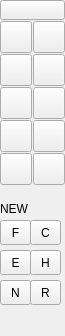
<?xml version="1.0" encoding="UTF-8"?>
<ui version="4.0">
 <class>QG_CadToolBarCircles</class>
 <widget class="QWidget" name="QG_CadToolBarCircles">
  <property name="geometry">
   <rect>
    <x>0</x>
    <y>0</y>
    <width>65</width>
    <height>336</height>
   </rect>
  </property>
  <property name="sizePolicy">
   <sizepolicy hsizetype="Fixed" vsizetype="Minimum">
    <horstretch>0</horstretch>
    <verstretch>0</verstretch>
   </sizepolicy>
  </property>
  <property name="minimumSize">
   <size>
    <width>65</width>
    <height>336</height>
   </size>
  </property>
  <property name="windowTitle">
   <string>Circles</string>
  </property>
  <widget class="QToolButton" name="bBack">
   <property name="geometry">
    <rect>
     <x>0</x>
     <y>0</y>
     <width>65</width>
     <height>20</height>
    </rect>
   </property>
   <property name="maximumSize">
    <size>
     <width>65</width>
     <height>20</height>
    </size>
   </property>
   <property name="toolTip">
    <string>Back to main menu</string>
   </property>
   <property name="text">
    <string/>
   </property>
   <property name="icon">
    <iconset resource="../../../res/extui/extui.qrc">
     <normaloff>:/extui/back.png</normaloff>:/extui/back.png</iconset>
   </property>
   <property name="iconSize">
    <size>
     <width>65</width>
     <height>20</height>
    </size>
   </property>
  </widget>
  <widget class="QToolButton" name="bCircle">
   <property name="geometry">
    <rect>
     <x>0</x>
     <y>21</y>
     <width>32</width>
     <height>32</height>
    </rect>
   </property>
   <property name="maximumSize">
    <size>
     <width>32</width>
     <height>32</height>
    </size>
   </property>
   <property name="toolTip">
    <string>Circle with center and point</string>
   </property>
   <property name="text">
    <string/>
   </property>
   <property name="icon">
    <iconset resource="../../../res/extui/extui.qrc">
     <normaloff>:/extui/circles.png</normaloff>:/extui/circles.png</iconset>
   </property>
   <property name="iconSize">
    <size>
     <width>32</width>
     <height>32</height>
    </size>
   </property>
   <property name="checkable">
    <bool>true</bool>
   </property>
   <property name="autoExclusive">
    <bool>true</bool>
   </property>
  </widget>
  <widget class="QToolButton" name="bCircleCR">
   <property name="geometry">
    <rect>
     <x>33</x>
     <y>21</y>
     <width>32</width>
     <height>32</height>
    </rect>
   </property>
   <property name="maximumSize">
    <size>
     <width>32</width>
     <height>32</height>
    </size>
   </property>
   <property name="toolTip">
    <string>Circle with center and radius</string>
   </property>
   <property name="text">
    <string/>
   </property>
   <property name="icon">
    <iconset resource="../../../res/extui/extui.qrc">
     <normaloff>:/extui/circlescr.png</normaloff>:/extui/circlescr.png</iconset>
   </property>
   <property name="iconSize">
    <size>
     <width>32</width>
     <height>32</height>
    </size>
   </property>
   <property name="checkable">
    <bool>true</bool>
   </property>
   <property name="autoExclusive">
    <bool>true</bool>
   </property>
  </widget>
  <widget class="QToolButton" name="bCircle2P">
   <property name="geometry">
    <rect>
     <x>0</x>
     <y>54</y>
     <width>32</width>
     <height>32</height>
    </rect>
   </property>
   <property name="maximumSize">
    <size>
     <width>32</width>
     <height>32</height>
    </size>
   </property>
   <property name="toolTip">
    <string>Circle with two opposite points</string>
   </property>
   <property name="text">
    <string/>
   </property>
   <property name="icon">
    <iconset resource="../../../res/extui/extui.qrc">
     <normaloff>:/extui/circles2p.png</normaloff>:/extui/circles2p.png</iconset>
   </property>
   <property name="iconSize">
    <size>
     <width>32</width>
     <height>32</height>
    </size>
   </property>
   <property name="checkable">
    <bool>true</bool>
   </property>
   <property name="autoExclusive">
    <bool>true</bool>
   </property>
  </widget>
  <widget class="QToolButton" name="bCircle3P">
   <property name="geometry">
    <rect>
     <x>33</x>
     <y>54</y>
     <width>32</width>
     <height>32</height>
    </rect>
   </property>
   <property name="maximumSize">
    <size>
     <width>32</width>
     <height>32</height>
    </size>
   </property>
   <property name="toolTip">
    <string>Circle with three points</string>
   </property>
   <property name="text">
    <string/>
   </property>
   <property name="icon">
    <iconset resource="../../../res/extui/extui.qrc">
     <normaloff>:/extui/circles3p.png</normaloff>:/extui/circles3p.png</iconset>
   </property>
   <property name="iconSize">
    <size>
     <width>32</width>
     <height>32</height>
    </size>
   </property>
   <property name="checkable">
    <bool>true</bool>
   </property>
   <property name="autoExclusive">
    <bool>true</bool>
   </property>
  </widget>
  <widget class="QToolButton" name="bCircleParallel">
   <property name="geometry">
    <rect>
     <x>0</x>
     <y>87</y>
     <width>32</width>
     <height>32</height>
    </rect>
   </property>
   <property name="maximumSize">
    <size>
     <width>32</width>
     <height>32</height>
    </size>
   </property>
   <property name="toolTip">
    <string>Concentric</string>
   </property>
   <property name="text">
    <string/>
   </property>
   <property name="icon">
    <iconset resource="../../../res/extui/extui.qrc">
     <normaloff>:/extui/circlespara.png</normaloff>:/extui/circlespara.png</iconset>
   </property>
   <property name="iconSize">
    <size>
     <width>32</width>
     <height>32</height>
    </size>
   </property>
   <property name="checkable">
    <bool>true</bool>
   </property>
   <property name="autoExclusive">
    <bool>true</bool>
   </property>
  </widget>
  <widget class="QToolButton" name="bHidden">
   <property name="geometry">
    <rect>
     <x>0</x>
     <y>336</y>
     <width>0</width>
     <height>0</height>
    </rect>
   </property>
   <property name="maximumSize">
    <size>
     <width>0</width>
     <height>0</height>
    </size>
   </property>
   <property name="toolTip">
    <string>Concentric</string>
   </property>
   <property name="text">
    <string notr="true"/>
   </property>
   <property name="iconSize">
    <size>
     <width>0</width>
     <height>0</height>
    </size>
   </property>
   <property name="checkable">
    <bool>true</bool>
   </property>
   <property name="autoExclusive">
    <bool>true</bool>
   </property>
  </widget>
  <widget class="QToolButton" name="bCircleInscribe">
   <property name="geometry">
    <rect>
     <x>33</x>
     <y>87</y>
     <width>32</width>
     <height>32</height>
    </rect>
   </property>
   <property name="maximumSize">
    <size>
     <width>32</width>
     <height>32</height>
    </size>
   </property>
   <property name="toolTip">
    <string>&lt;!DOCTYPE HTML PUBLIC &quot;-//W3C//DTD HTML 4.0//EN&quot; &quot;http://www.w3.org/TR/REC-html40/strict.dtd&quot;&gt;
&lt;html&gt;&lt;head&gt;&lt;meta name=&quot;qrichtext&quot; content=&quot;1&quot; /&gt;&lt;style type=&quot;text/css&quot;&gt;
p, li { white-space: pre-wrap; }
&lt;/style&gt;&lt;/head&gt;&lt;body style=&quot; font-family:'Sans Serif'; font-size:9pt; font-weight:400; font-style:normal;&quot;&gt;
&lt;p style=&quot; margin-top:0px; margin-bottom:0px; margin-left:0px; margin-right:0px; -qt-block-indent:0; text-indent:0px;&quot;&gt;Draw Circle inscribed in a triangle, &lt;span style=&quot; font-style:italic;&quot;&gt;i.e.&lt;/span&gt;, tangential to 3 lines&lt;/p&gt;&lt;/body&gt;&lt;/html&gt;</string>
   </property>
   <property name="text">
    <string/>
   </property>
   <property name="icon">
    <iconset resource="../../../res/extui/extui.qrc">
     <normaloff>:/extui/circleinscribe.png</normaloff>:/extui/circleinscribe.png</iconset>
   </property>
   <property name="iconSize">
    <size>
     <width>32</width>
     <height>32</height>
    </size>
   </property>
   <property name="checkable">
    <bool>true</bool>
   </property>
   <property name="autoExclusive">
    <bool>true</bool>
   </property>
  </widget>
  <widget class="QToolButton" name="bCircleTan2">
   <property name="geometry">
    <rect>
     <x>0</x>
     <y>120</y>
     <width>32</width>
     <height>32</height>
    </rect>
   </property>
   <property name="maximumSize">
    <size>
     <width>32</width>
     <height>32</height>
    </size>
   </property>
   <property name="toolTip">
    <string>&lt;!DOCTYPE HTML PUBLIC &quot;-//W3C//DTD HTML 4.0//EN&quot; &quot;http://www.w3.org/TR/REC-html40/strict.dtd&quot;&gt;
&lt;html&gt;&lt;head&gt;&lt;meta name=&quot;qrichtext&quot; content=&quot;1&quot; /&gt;&lt;style type=&quot;text/css&quot;&gt;
p, li { white-space: pre-wrap; }
&lt;/style&gt;&lt;/head&gt;&lt;body style=&quot; font-family:'Sans'; font-size:9pt; font-weight:400; font-style:normal;&quot;&gt;
&lt;p style=&quot; margin-top:0px; margin-bottom:0px; margin-left:0px; margin-right:0px; -qt-block-indent:0; text-indent:0px;&quot;&gt;&lt;span style=&quot; font-family:'Sans Serif';&quot;&gt;Draw a tangential Circle of two circles, given the radius&lt;/span&gt;&lt;/p&gt;&lt;/body&gt;&lt;/html&gt;</string>
   </property>
   <property name="text">
    <string/>
   </property>
   <property name="icon">
    <iconset resource="../../../res/extui/extui.qrc">
     <normaloff>:/extui/circletan2.png</normaloff>:/extui/circletan2.png</iconset>
   </property>
   <property name="iconSize">
    <size>
     <width>32</width>
     <height>32</height>
    </size>
   </property>
   <property name="checkable">
    <bool>true</bool>
   </property>
   <property name="autoExclusive">
    <bool>true</bool>
   </property>
  </widget>
  <widget class="QToolButton" name="bCircleTan3">
   <property name="geometry">
    <rect>
     <x>33</x>
     <y>153</y>
     <width>32</width>
     <height>32</height>
    </rect>
   </property>
   <property name="maximumSize">
    <size>
     <width>32</width>
     <height>32</height>
    </size>
   </property>
   <property name="toolTip">
    <string>&lt;!DOCTYPE HTML PUBLIC &quot;-//W3C//DTD HTML 4.0//EN&quot; &quot;http://www.w3.org/TR/REC-html40/strict.dtd&quot;&gt;
&lt;html&gt;&lt;head&gt;&lt;meta name=&quot;qrichtext&quot; content=&quot;1&quot; /&gt;&lt;style type=&quot;text/css&quot;&gt;
p, li { white-space: pre-wrap; }
&lt;/style&gt;&lt;/head&gt;&lt;body style=&quot; font-family:'Sans'; font-size:9pt; font-weight:400; font-style:normal;&quot;&gt;
&lt;p style=&quot; margin-top:0px; margin-bottom:0px; margin-left:0px; margin-right:0px; -qt-block-indent:0; text-indent:0px;&quot;&gt;&lt;span style=&quot; font-family:'Sans Serif';&quot;&gt;Draw a tangential Circle of three circles&lt;/span&gt;&lt;/p&gt;&lt;/body&gt;&lt;/html&gt;</string>
   </property>
   <property name="text">
    <string/>
   </property>
   <property name="icon">
    <iconset resource="../../../res/extui/extui.qrc">
     <normaloff>:/extui/circletan3.png</normaloff>:/extui/circletan3.png</iconset>
   </property>
   <property name="iconSize">
    <size>
     <width>32</width>
     <height>32</height>
    </size>
   </property>
   <property name="checkable">
    <bool>true</bool>
   </property>
   <property name="autoExclusive">
    <bool>true</bool>
   </property>
  </widget>
  <widget class="QToolButton" name="bCircleTan1_2P">
   <property name="geometry">
    <rect>
     <x>0</x>
     <y>153</y>
     <width>32</width>
     <height>32</height>
    </rect>
   </property>
   <property name="maximumSize">
    <size>
     <width>32</width>
     <height>32</height>
    </size>
   </property>
   <property name="toolTip">
    <string>&lt;!DOCTYPE HTML PUBLIC &quot;-//W3C//DTD HTML 4.0//EN&quot; &quot;http://www.w3.org/TR/REC-html40/strict.dtd&quot;&gt;
&lt;html&gt;&lt;head&gt;&lt;meta name=&quot;qrichtext&quot; content=&quot;1&quot; /&gt;&lt;style type=&quot;text/css&quot;&gt;
p, li { white-space: pre-wrap; }
&lt;/style&gt;&lt;/head&gt;&lt;body style=&quot; font-family:'Sans'; font-size:9pt; font-weight:400; font-style:normal;&quot;&gt;
&lt;p style=&quot; margin-top:0px; margin-bottom:0px; margin-left:0px; margin-right:0px; -qt-block-indent:0; text-indent:0px;&quot;&gt;&lt;span style=&quot; font-family:'Sans Serif';&quot;&gt;Draw a tangential Circle of a circle, passing two given points&lt;/span&gt;&lt;/p&gt;&lt;/body&gt;&lt;/html&gt;</string>
   </property>
   <property name="text">
    <string/>
   </property>
   <property name="icon">
    <iconset resource="../../../res/extui/extui.qrc">
     <normaloff>:/extui/circletan1_2p.png</normaloff>:/extui/circletan1_2p.png</iconset>
   </property>
   <property name="iconSize">
    <size>
     <width>32</width>
     <height>32</height>
    </size>
   </property>
   <property name="checkable">
    <bool>true</bool>
   </property>
   <property name="autoExclusive">
    <bool>true</bool>
   </property>
  </widget>
  <widget class="QToolButton" name="bCircleTan2_1P">
   <property name="geometry">
    <rect>
     <x>33</x>
     <y>120</y>
     <width>32</width>
     <height>32</height>
    </rect>
   </property>
   <property name="maximumSize">
    <size>
     <width>32</width>
     <height>32</height>
    </size>
   </property>
   <property name="toolTip">
    <string>&lt;!DOCTYPE HTML PUBLIC &quot;-//W3C//DTD HTML 4.0//EN&quot; &quot;http://www.w3.org/TR/REC-html40/strict.dtd&quot;&gt;
&lt;html&gt;&lt;head&gt;&lt;meta name=&quot;qrichtext&quot; content=&quot;1&quot; /&gt;&lt;style type=&quot;text/css&quot;&gt;
p, li { white-space: pre-wrap; }
&lt;/style&gt;&lt;/head&gt;&lt;body style=&quot; font-family:'Sans'; font-size:9pt; font-weight:400; font-style:normal;&quot;&gt;
&lt;p style=&quot; margin-top:0px; margin-bottom:0px; margin-left:0px; margin-right:0px; -qt-block-indent:0; text-indent:0px;&quot;&gt;&lt;span style=&quot; font-family:'Sans Serif';&quot;&gt;Draw a tangential Circle of two circles, passing a given point&lt;/span&gt;&lt;/p&gt;&lt;/body&gt;&lt;/html&gt;</string>
   </property>
   <property name="text">
    <string/>
   </property>
   <property name="icon">
    <iconset resource="../../../res/extui/extui.qrc">
     <normaloff>:/extui/circletan2_1p.png</normaloff>:/extui/circletan2_1p.png</iconset>
   </property>
   <property name="iconSize">
    <size>
     <width>32</width>
     <height>32</height>
    </size>
   </property>
   <property name="checkable">
    <bool>true</bool>
   </property>
   <property name="autoExclusive">
    <bool>true</bool>
   </property>
  </widget>
  <widget class="QToolButton" name="bFlower">
   <property name="geometry">
    <rect>
     <x>0</x>
     <y>220</y>
     <width>31</width>
     <height>25</height>
    </rect>
   </property>
   <property name="maximumSize">
    <size>
     <width>32</width>
     <height>32</height>
    </size>
   </property>
   <property name="toolTip">
    <string>Flowers</string>
   </property>
   <property name="text">
    <string>F</string>
   </property>
   <property name="checkable">
    <bool>true</bool>
   </property>
   <property name="autoExclusive">
    <bool>true</bool>
   </property>
  </widget>
  <widget class="QToolButton" name="bCardiod">
   <property name="geometry">
    <rect>
     <x>30</x>
     <y>220</y>
     <width>31</width>
     <height>25</height>
    </rect>
   </property>
   <property name="maximumSize">
    <size>
     <width>32</width>
     <height>32</height>
    </size>
   </property>
   <property name="toolTip">
    <string>Draw Cardiod</string>
   </property>
   <property name="text">
    <string>C</string>
   </property>
   <property name="iconSize">
    <size>
     <width>32</width>
     <height>32</height>
    </size>
   </property>
   <property name="checkable">
    <bool>true</bool>
   </property>
   <property name="autoExclusive">
    <bool>true</bool>
   </property>
  </widget>
  <widget class="QToolButton" name="bEpicycloid">
   <property name="geometry">
    <rect>
     <x>0</x>
     <y>250</y>
     <width>31</width>
     <height>25</height>
    </rect>
   </property>
   <property name="maximumSize">
    <size>
     <width>32</width>
     <height>32</height>
    </size>
   </property>
   <property name="text">
    <string>E</string>
   </property>
   <property name="iconSize">
    <size>
     <width>32</width>
     <height>32</height>
    </size>
   </property>
   <property name="checkable">
    <bool>true</bool>
   </property>
   <property name="autoExclusive">
    <bool>true</bool>
   </property>
  </widget>
  <widget class="QToolButton" name="bHypocycloid">
   <property name="geometry">
    <rect>
     <x>30</x>
     <y>250</y>
     <width>31</width>
     <height>25</height>
    </rect>
   </property>
   <property name="maximumSize">
    <size>
     <width>32</width>
     <height>32</height>
    </size>
   </property>
   <property name="toolTip">
    <string>Draw Hypocycloid</string>
   </property>
   <property name="text">
    <string>H</string>
   </property>
   <property name="iconSize">
    <size>
     <width>32</width>
     <height>32</height>
    </size>
   </property>
   <property name="checkable">
    <bool>true</bool>
   </property>
   <property name="autoExclusive">
    <bool>true</bool>
   </property>
  </widget>
  <widget class="QToolButton" name="bNephroid">
   <property name="geometry">
    <rect>
     <x>0</x>
     <y>280</y>
     <width>31</width>
     <height>25</height>
    </rect>
   </property>
   <property name="maximumSize">
    <size>
     <width>32</width>
     <height>32</height>
    </size>
   </property>
   <property name="toolTip">
    <string>Draw Nephroid</string>
   </property>
   <property name="text">
    <string>N</string>
   </property>
   <property name="iconSize">
    <size>
     <width>32</width>
     <height>32</height>
    </size>
   </property>
   <property name="checkable">
    <bool>true</bool>
   </property>
   <property name="autoExclusive">
    <bool>true</bool>
   </property>
  </widget>
  <widget class="QLabel" name="label">
   <property name="geometry">
    <rect>
     <x>0</x>
     <y>200</y>
     <width>66</width>
     <height>17</height>
    </rect>
   </property>
   <property name="text">
    <string>NEW</string>
   </property>
  </widget>
  <widget class="QToolButton" name="bRoom">
   <property name="geometry">
    <rect>
     <x>30</x>
     <y>280</y>
     <width>31</width>
     <height>25</height>
    </rect>
   </property>
   <property name="maximumSize">
    <size>
     <width>32</width>
     <height>32</height>
    </size>
   </property>
   <property name="text">
    <string>R</string>
   </property>
   <property name="checkable">
    <bool>true</bool>
   </property>
   <property name="autoExclusive">
    <bool>true</bool>
   </property>
  </widget>
 </widget>
 <layoutdefault spacing="6" margin="11"/>
 <tabstops>
  <tabstop>bBack</tabstop>
  <tabstop>bCircle</tabstop>
  <tabstop>bCircleCR</tabstop>
  <tabstop>bCircle2P</tabstop>
  <tabstop>bCircle3P</tabstop>
  <tabstop>bCircleParallel</tabstop>
  <tabstop>bCardiod</tabstop>
  <tabstop>bEpicycloid</tabstop>
  <tabstop>bHypocycloid</tabstop>
  <tabstop>bNephroid</tabstop>
  <tabstop>bRoom</tabstop>
 </tabstops>
 <resources>
  <include location="../../../res/extui/extui.qrc"/>
 </resources>
 <connections>
  <connection>
   <sender>bCircle</sender>
   <signal>clicked()</signal>
   <receiver>QG_CadToolBarCircles</receiver>
   <slot>drawCircle()</slot>
   <hints>
    <hint type="sourcelabel">
     <x>20</x>
     <y>20</y>
    </hint>
    <hint type="destinationlabel">
     <x>20</x>
     <y>20</y>
    </hint>
   </hints>
  </connection>
  <connection>
   <sender>bCircleCR</sender>
   <signal>clicked()</signal>
   <receiver>QG_CadToolBarCircles</receiver>
   <slot>drawCircleCR()</slot>
   <hints>
    <hint type="sourcelabel">
     <x>53</x>
     <y>40</y>
    </hint>
    <hint type="destinationlabel">
     <x>20</x>
     <y>20</y>
    </hint>
   </hints>
  </connection>
  <connection>
   <sender>bCircle2P</sender>
   <signal>clicked()</signal>
   <receiver>QG_CadToolBarCircles</receiver>
   <slot>drawCircle2P()</slot>
   <hints>
    <hint type="sourcelabel">
     <x>20</x>
     <y>80</y>
    </hint>
    <hint type="destinationlabel">
     <x>20</x>
     <y>20</y>
    </hint>
   </hints>
  </connection>
  <connection>
   <sender>bCircle3P</sender>
   <signal>clicked()</signal>
   <receiver>QG_CadToolBarCircles</receiver>
   <slot>drawCircle3P()</slot>
   <hints>
    <hint type="sourcelabel">
     <x>53</x>
     <y>80</y>
    </hint>
    <hint type="destinationlabel">
     <x>20</x>
     <y>20</y>
    </hint>
   </hints>
  </connection>
  <connection>
   <sender>bCircleParallel</sender>
   <signal>clicked()</signal>
   <receiver>QG_CadToolBarCircles</receiver>
   <slot>drawCircleParallel()</slot>
   <hints>
    <hint type="sourcelabel">
     <x>20</x>
     <y>120</y>
    </hint>
    <hint type="destinationlabel">
     <x>20</x>
     <y>20</y>
    </hint>
   </hints>
  </connection>
  <connection>
   <sender>bCircleInscribe</sender>
   <signal>clicked()</signal>
   <receiver>QG_CadToolBarCircles</receiver>
   <slot>drawCircleInscribe()</slot>
   <hints>
    <hint type="sourcelabel">
     <x>48</x>
     <y>102</y>
    </hint>
    <hint type="destinationlabel">
     <x>32</x>
     <y>167</y>
    </hint>
   </hints>
  </connection>
  <connection>
   <sender>bCircleTan2</sender>
   <signal>clicked()</signal>
   <receiver>QG_CadToolBarCircles</receiver>
   <slot>drawCircleTan2()</slot>
   <hints>
    <hint type="sourcelabel">
     <x>15</x>
     <y>135</y>
    </hint>
    <hint type="destinationlabel">
     <x>32</x>
     <y>167</y>
    </hint>
   </hints>
  </connection>
  <connection>
   <sender>bCircleTan3</sender>
   <signal>clicked()</signal>
   <receiver>QG_CadToolBarCircles</receiver>
   <slot>drawCircleTan3()</slot>
   <hints>
    <hint type="sourcelabel">
     <x>48</x>
     <y>135</y>
    </hint>
    <hint type="destinationlabel">
     <x>32</x>
     <y>167</y>
    </hint>
   </hints>
  </connection>
  <connection>
   <sender>bCircleTan1_2P</sender>
   <signal>clicked()</signal>
   <receiver>QG_CadToolBarCircles</receiver>
   <slot>drawCircle1_2P()</slot>
   <hints>
    <hint type="sourcelabel">
     <x>15</x>
     <y>168</y>
    </hint>
    <hint type="destinationlabel">
     <x>32</x>
     <y>167</y>
    </hint>
   </hints>
  </connection>
  <connection>
   <sender>bCircleTan2_1P</sender>
   <signal>clicked()</signal>
   <receiver>QG_CadToolBarCircles</receiver>
   <slot>drawCircle2_1P()</slot>
   <hints>
    <hint type="sourcelabel">
     <x>48</x>
     <y>135</y>
    </hint>
    <hint type="destinationlabel">
     <x>32</x>
     <y>167</y>
    </hint>
   </hints>
  </connection>
  <connection>
   <sender>bFlower</sender>
   <signal>clicked()</signal>
   <receiver>QG_CadToolBarCircles</receiver>
   <slot>drawFlower()</slot>
   <hints>
    <hint type="sourcelabel">
     <x>0</x>
     <y>220</y>
    </hint>
    <hint type="destinationlabel">
     <x>31</x>
     <y>25</y>
    </hint>
   </hints>
  </connection>
  <connection>
   <sender>bCardiod</sender>
   <signal>clicked()</signal>
   <receiver>QG_CadToolBarCircles</receiver>
   <slot>drawCardiod()</slot>
   <hints>
    <hint type="sourcelabel">
     <x>30</x>
     <y>220</y>
    </hint>
    <hint type="destinationlabel">
     <x>31</x>
     <y>25</y>
    </hint>
   </hints>
  </connection>
  <connection>
   <sender>bEpicycloid</sender>
   <signal>clicked()</signal>
   <receiver>QG_CadToolBarCircles</receiver>
   <slot>drawEpicycloid()</slot>
   <hints>
    <hint type="sourcelabel">
     <x>0</x>
     <y>250</y>
    </hint>
    <hint type="destinationlabel">
     <x>31</x>
     <y>25</y>
    </hint>
   </hints>
  </connection>
  <connection>
   <sender>bHypocycloid</sender>
   <signal>clicked()</signal>
   <receiver>QG_CadToolBarCircles</receiver>
   <slot>drawHypocycloid()</slot>
   <hints>
    <hint type="sourcelabel">
     <x>30</x>
     <y>250</y>
    </hint>
    <hint type="destinationlabel">
     <x>31</x>
     <y>25</y>
    </hint>
   </hints>
  </connection>
  <connection>
   <sender>bNephroid</sender>
   <signal>clicked()</signal>
   <receiver>QG_CadToolBarCircles</receiver>
   <slot>drawNephroid()</slot>
   <hints>
    <hint type="sourcelabel">
     <x>0</x>
     <y>280</y>
    </hint>
    <hint type="destinationlabel">
     <x>31</x>
     <y>25</y>
    </hint>
   </hints>
  </connection>
  <connection>
   <sender>bRoom</sender>
   <signal>clicked()</signal>
   <receiver>QG_CadToolBarCircles</receiver>
   <slot>drawRoom()</slot>
   <hints>
    <hint type="sourcelabel">
     <x>30</x>
     <y>280</y>
    </hint>
    <hint type="destinationlabel">
     <x>31</x>
     <y>25</y>
    </hint>
   </hints>
  </connection>
 </connections>
</ui>
